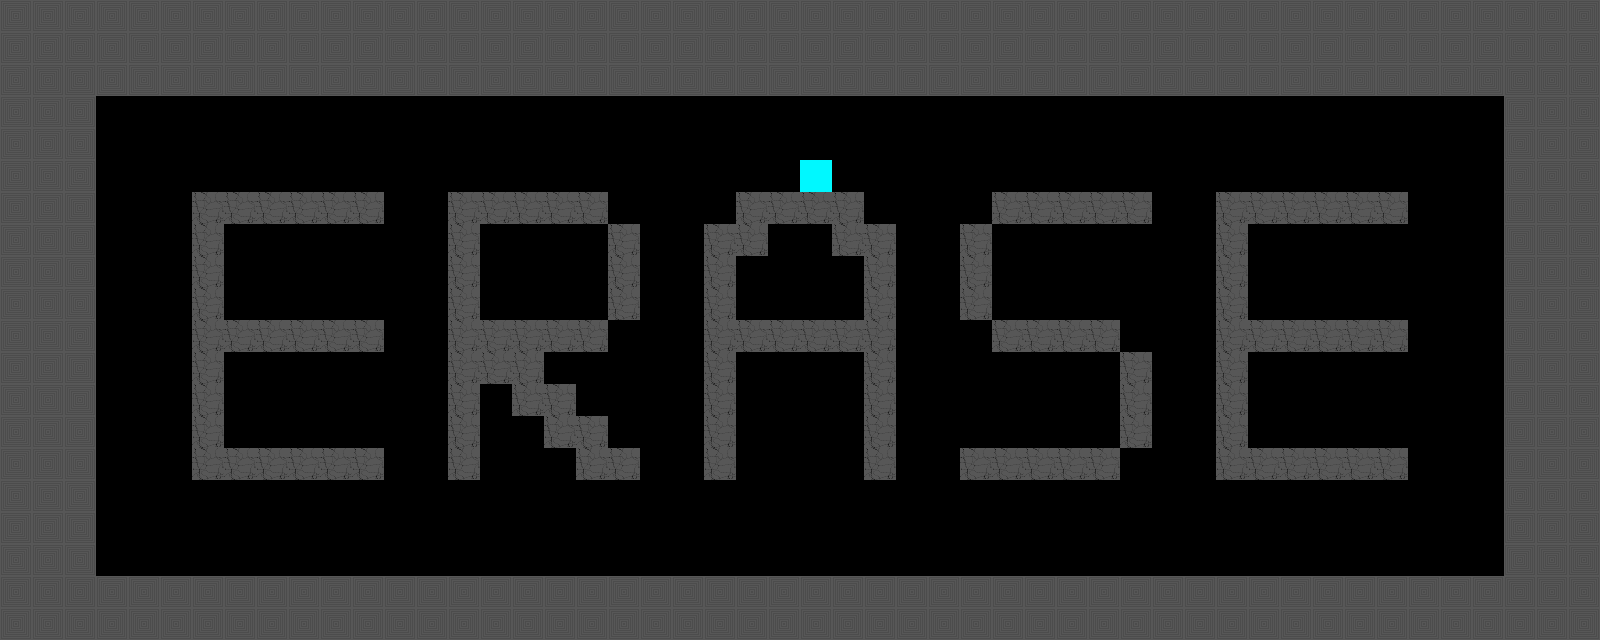

The image is a tile-based game level rendered from a .tmx file. Its description and complete source (layers, tilesets, objects, tile grids) follow:
An orthogonal 50x20 tile map with 32x32 px tiles, 1 tile layer (Tile Layer 1) and 3 objects.

<map version="1.0" tiledversion="1.0.3" orientation="orthogonal" renderorder="right-down" width="50" height="20" tilewidth="32" tileheight="32" nextobjectid="7">
 <tileset firstgid="1" source="../tilesets/tileset.tsx" />
 <layer name="Tile Layer 1" width="50" height="20">
  <data encoding="csv">
6,6,6,6,6,6,6,6,6,6,6,6,6,6,6,6,6,6,6,6,6,6,6,6,6,6,6,6,6,6,6,6,6,6,6,6,6,6,6,6,6,6,6,6,6,6,6,6,6,6,
6,6,6,6,6,6,6,6,6,6,6,6,6,6,6,6,6,6,6,6,6,6,6,6,6,6,6,6,6,6,6,6,6,6,6,6,6,6,6,6,6,6,6,6,6,6,6,6,6,6,
6,6,6,6,6,6,6,6,6,6,6,6,6,6,6,6,6,6,6,6,6,6,6,6,6,6,6,6,6,6,6,6,6,6,6,6,6,6,6,6,6,6,6,6,6,6,6,6,6,6,
6,6,6,0,0,0,0,0,0,0,0,0,0,0,0,0,0,0,0,0,0,0,0,0,0,0,0,0,0,0,0,0,0,0,0,0,0,0,0,0,0,0,0,0,0,0,0,6,6,6,
6,6,6,0,0,0,0,0,0,0,0,0,0,0,0,0,0,0,0,0,0,0,0,0,0,0,0,0,0,0,0,0,0,0,0,0,0,0,0,0,0,0,0,0,0,0,0,6,6,6,
6,6,6,0,0,0,0,0,0,0,0,0,0,0,0,0,0,0,0,0,0,0,0,0,0,5,0,0,0,0,0,0,0,0,0,0,0,0,0,0,0,0,0,0,0,0,0,6,6,6,
6,6,6,0,0,0,4,4,4,4,4,4,0,0,4,4,4,4,4,0,0,0,0,4,4,4,4,0,0,0,0,4,4,4,4,4,0,0,4,4,4,4,4,4,0,0,0,6,6,6,
6,6,6,0,0,0,4,0,0,0,0,0,0,0,4,0,0,0,0,4,0,0,4,4,0,0,4,4,0,0,4,0,0,0,0,0,0,0,4,0,0,0,0,0,0,0,0,6,6,6,
6,6,6,0,0,0,4,0,0,0,0,0,0,0,4,0,0,0,0,4,0,0,4,0,0,0,0,4,0,0,4,0,0,0,0,0,0,0,4,0,0,0,0,0,0,0,0,6,6,6,
6,6,6,0,0,0,4,0,0,0,0,0,0,0,4,0,0,0,0,4,0,0,4,0,0,0,0,4,0,0,4,0,0,0,0,0,0,0,4,0,0,0,0,0,0,0,0,6,6,6,
6,6,6,0,0,0,4,4,4,4,4,4,0,0,4,4,4,4,4,0,0,0,4,4,4,4,4,4,0,0,0,4,4,4,4,0,0,0,4,4,4,4,4,4,0,0,0,6,6,6,
6,6,6,0,0,0,4,0,0,0,0,0,0,0,4,4,4,0,0,0,0,0,4,0,0,0,0,4,0,0,0,0,0,0,0,4,0,0,4,0,0,0,0,0,0,0,0,6,6,6,
6,6,6,0,0,0,4,0,0,0,0,0,0,0,4,0,4,4,0,0,0,0,4,0,0,0,0,4,0,0,0,0,0,0,0,4,0,0,4,0,0,0,0,0,0,0,0,6,6,6,
6,6,6,0,0,0,4,0,0,0,0,0,0,0,4,0,0,4,4,0,0,0,4,0,0,0,0,4,0,0,0,0,0,0,0,4,0,0,4,0,0,0,0,0,0,0,0,6,6,6,
6,6,6,0,0,0,4,4,4,4,4,4,0,0,4,0,0,0,4,4,0,0,4,0,0,0,0,4,0,0,4,4,4,4,4,0,0,0,4,4,4,4,4,4,0,0,0,6,6,6,
6,6,6,0,0,0,0,0,0,0,0,0,0,0,0,0,0,0,0,0,0,0,0,0,0,0,0,0,0,0,0,0,0,0,0,0,0,0,0,0,0,0,0,0,0,0,0,6,6,6,
6,6,6,0,0,0,0,0,0,0,0,0,0,0,0,0,0,0,0,0,0,0,0,0,0,0,0,0,0,0,0,0,0,0,0,0,0,0,0,0,0,0,0,0,0,0,0,6,6,6,
6,6,6,0,0,0,0,0,0,0,0,0,0,0,0,0,0,0,0,0,0,0,0,0,0,0,0,0,0,0,0,0,0,0,0,0,0,0,0,0,0,0,0,0,0,0,0,6,6,6,
6,6,6,6,6,6,6,6,6,6,6,6,6,6,6,6,6,6,6,6,6,6,6,6,6,6,6,6,6,6,6,6,6,6,6,6,6,6,6,6,6,6,6,6,6,6,6,6,6,6,
6,6,6,6,6,6,6,6,6,6,6,6,6,6,6,6,6,6,6,6,6,6,6,6,6,6,6,6,6,6,6,6,6,6,6,6,6,6,6,6,6,6,6,6,6,6,6,6,6,6
</data>
 </layer>
 <objectgroup name="Object Layer 1">
  <object id="6" x="0" y="0" width="1600" height="640">
   <properties>
    <property name="type" value="bounds" />
   </properties>
  </object>
 </objectgroup>
 <objectgroup>
  <object id="4" x="96" y="544" width="32" height="32">
   <properties>
    <property name="type" value="playerStart" />
   </properties>
  </object>
  <object id="5" x="1472" y="448" width="32" height="32">
   <properties>
    <property name="potion" value="rocketPotion" />
    <property name="type" value="potionPickup" />
   </properties>
  </object>
 </objectgroup>
</map>
